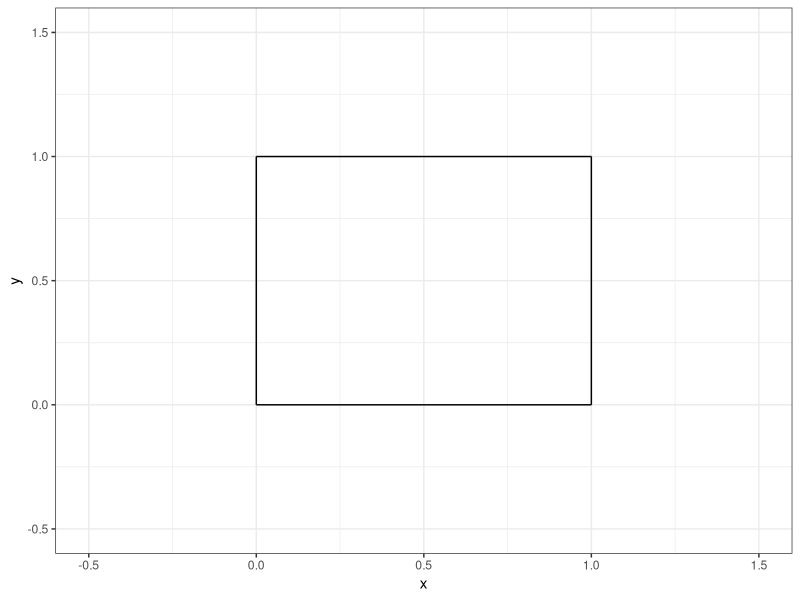
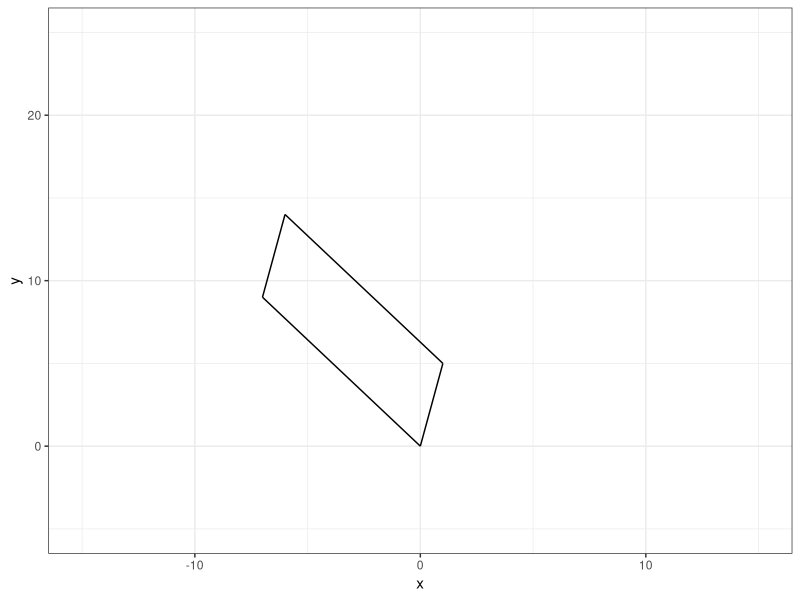
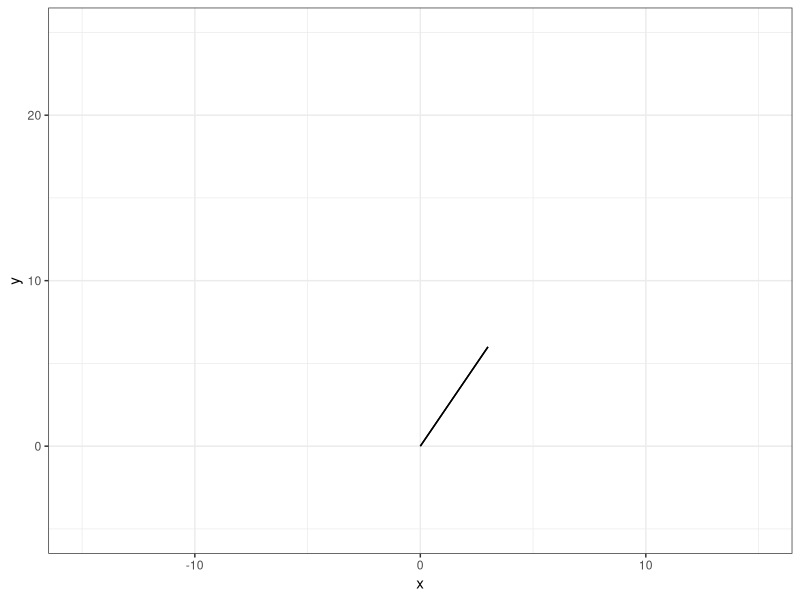
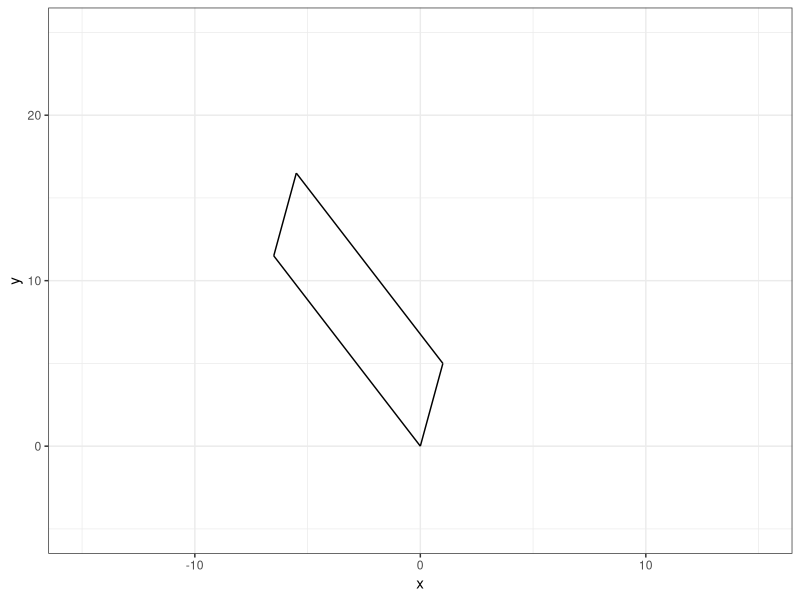
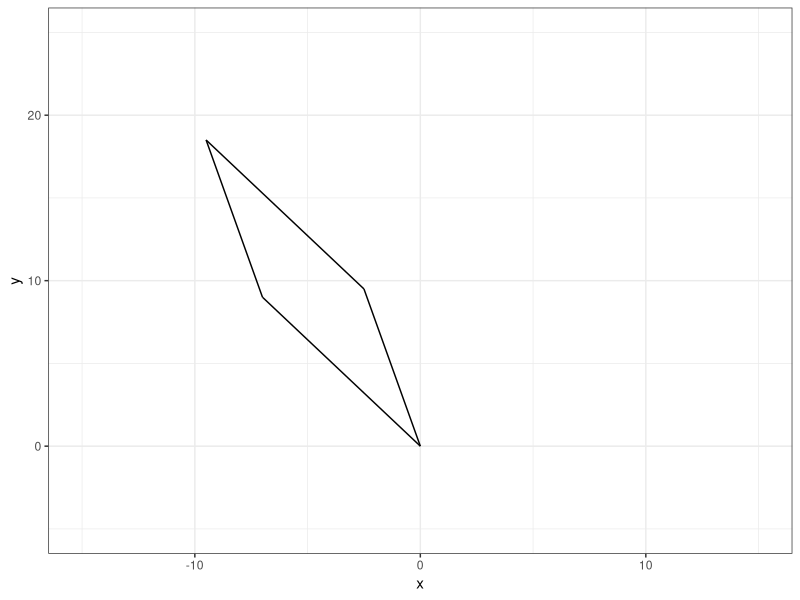
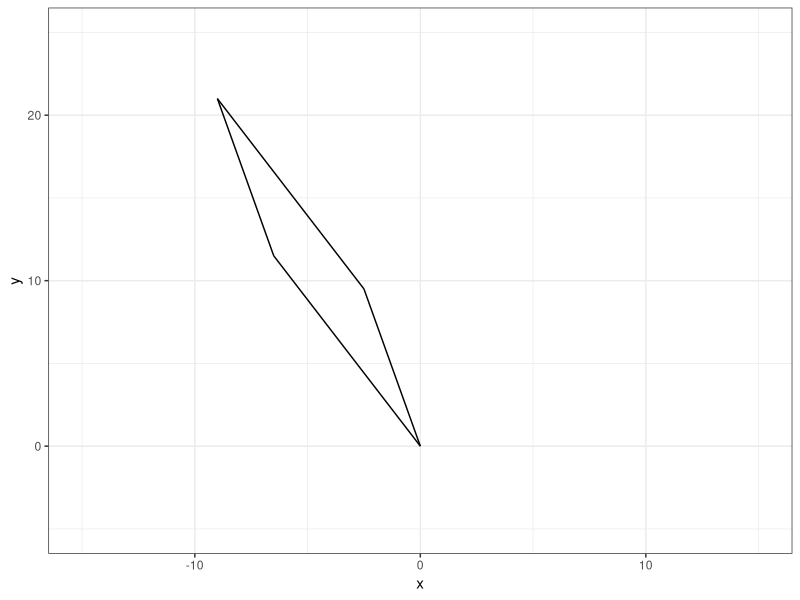
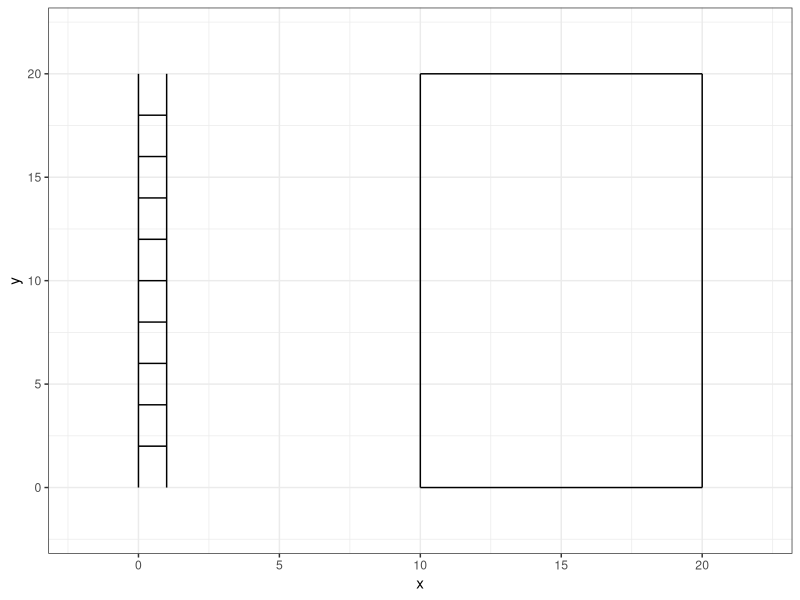

The R source for these figures, in order:
## ---- chunk 1
#| echo: false

default_chunk_hook  <- knitr::knit_hooks$get("chunk")

latex_font_size <- c("Huge", "huge", "LARGE", "Large", 
                     "large", "normalsize", "small", 
                     "footnotesize", "scriptsize", "tiny")

knitr::knit_hooks$set(chunk = function(x, options) {
  x <- default_chunk_hook(x, options)
  if(options$size %in% latex_font_size) {
    paste0("\n \\", options$size, "\n\n", 
      x, 
      "\n\n \\normalsize"
    )
  } else {
    x
  }
})

## ---- chunk 2
#| label: load-packages
#| include: false
library(tidyverse)
## ---- chunk 3
#| label: fig-unitsquare
#| fig-cap: "The unit square."
#| fig-width: 3
#| fig-height: 3
#| scale: "80%"
#| fig-align: "center"
#| size: "scriptsize"
p0 <- c(0, 0)
p1 <- c(1, 0)
p2 <- c(1, 1)
p3 <- c(0, 1)
ggplot() +
  geom_segment(aes(x = p0[1], y = p0[2], xend = p1[1], yend = p1[2])) +
  geom_segment(aes(x = p1[1], y = p1[2], xend = p2[1], yend = p2[2])) +
  geom_segment(aes(x = p2[1], y = p2[2], xend = p3[1], yend = p3[2])) +
  geom_segment(aes(x = p3[1], y = p3[2], xend = p0[1], yend = p0[2])) +
  theme_bw() +
  xlim(-0.5, 1.5) +
  ylim(-0.5, 1.5) +
  labs(x = "x", y = "y")
## ---- chunk 4
(A = matrix(data = c(1, -7, 5, 9), nrow = 2, ncol = 2, byrow = TRUE))
## ---- chunk 5
M = matrix(data = c(1, 0, 0, 1), nrow = 2, ncol = 2, byrow = TRUE)
(T = A %*% M)
## ---- chunk 6
basis.vector.1 = T[,1]
basis.vector.2 = T[,2]
## ---- chunk 7
p0 <- c(0, 0)
p1 <- basis.vector.1
p2 <- basis.vector.1 + basis.vector.2
p3 <- basis.vector.2
## ---- chunk 8
#| label: fig-unitsquare1
#| fig-cap: "The unit square."
#| fig-width: 3
#| fig-height: 3
#| scale: "80%"
#| fig-align: "center"
#| size: "scriptsize"

ggplot() +
  geom_segment(aes(x = p0[1], y = p0[2], xend = p1[1], yend = p1[2])) +
  geom_segment(aes(x = p1[1], y = p1[2], xend = p2[1], yend = p2[2])) +
  geom_segment(aes(x = p2[1], y = p2[2], xend = p3[1], yend = p3[2])) +
  geom_segment(aes(x = p3[1], y = p3[2], xend = p0[1], yend = p0[2])) +
  theme_bw() +
  xlim(-15, 15) +
  ylim(-5, 25) +
  labs(x = "x", y = "y")
## ---- chunk 9
det(A)
## ---- chunk 10
(A = matrix(data = c(1, 2, 2, 4), nrow = 2, ncol = 2, byrow = TRUE))
## ---- chunk 11
(T = A %*% M)
## ---- chunk 12
basis.vector.1 = T[,1]
basis.vector.2 = T[,2]
## ---- chunk 13
p0 <- c(0, 0)
p1 <- basis.vector.1
p2 <- basis.vector.1 + basis.vector.2
p3 <- basis.vector.2
## ---- chunk 14
#| label: fig-unitsquare2
#| fig-cap: "The unit square."
#| fig-width: 3
#| fig-height: 3
#| scale: "80%"
#| fig-align: "center"
#| size: "scriptsize"

ggplot() +
  geom_segment(aes(x = p0[1], y = p0[2], xend = p1[1], yend = p1[2])) +
  geom_segment(aes(x = p1[1], y = p1[2], xend = p2[1], yend = p2[2])) +
  geom_segment(aes(x = p2[1], y = p2[2], xend = p3[1], yend = p3[2])) +
  geom_segment(aes(x = p3[1], y = p3[2], xend = p0[1], yend = p0[2])) +
  theme_bw() +
  xlim(-15, 15) +
  ylim(-5, 25) +
  labs(x = "x", y = "y")
## ---- chunk 15
det(A)
## ---- chunk 16
#| label: fig-unitsquare3.1
#| fig-cap: "The unit square."
#| fig-width: 3
#| fig-height: 3
#| scale: "80%"
#| fig-align: "center"
#| size: "scriptsize"

A = matrix(data = c(1, -7, 5, 9), nrow = 2, ncol = 2, byrow = TRUE)
M = matrix(data = c(1, 0.5, 0, 1), nrow = 2, ncol = 2, byrow = TRUE)
T = A %*% M
basis.vector.1 = T[,1]
basis.vector.2 = T[,2]
p0 <- c(0, 0)
p1 <- basis.vector.1
p2 <- basis.vector.1 + basis.vector.2
p3 <- basis.vector.2

ggplot() +
  geom_segment(aes(x = p0[1], y = p0[2], xend = p1[1], yend = p1[2])) +
  geom_segment(aes(x = p1[1], y = p1[2], xend = p2[1], yend = p2[2])) +
  geom_segment(aes(x = p2[1], y = p2[2], xend = p3[1], yend = p3[2])) +
  geom_segment(aes(x = p3[1], y = p3[2], xend = p0[1], yend = p0[2])) +
  theme_bw() +
  xlim(-15, 15) +
  ylim(-5, 25) +
  labs(x = "x", y = "y")
det(T)
## ---- chunk 17
#| label: fig-unitsquare3.2
#| fig-cap: "The unit square."
#| fig-width: 3
#| fig-height: 3
#| scale: "80%"
#| fig-align: "center"
#| size: "scriptsize"

A = matrix(data = c(1, -7, 5, 9), nrow = 2, ncol = 2, byrow = TRUE)
M = matrix(data = c(1, 0, 0.5, 1), nrow = 2, ncol = 2, byrow = TRUE)
T = A %*% M
basis.vector.1 = T[,1]
basis.vector.2 = T[,2]
p0 <- c(0, 0)
p1 <- basis.vector.1
p2 <- basis.vector.1 + basis.vector.2
p3 <- basis.vector.2

ggplot() +
  geom_segment(aes(x = p0[1], y = p0[2], xend = p1[1], yend = p1[2])) +
  geom_segment(aes(x = p1[1], y = p1[2], xend = p2[1], yend = p2[2])) +
  geom_segment(aes(x = p2[1], y = p2[2], xend = p3[1], yend = p3[2])) +
  geom_segment(aes(x = p3[1], y = p3[2], xend = p0[1], yend = p0[2])) +
  theme_bw() +
  xlim(-15, 15) +
  ylim(-5, 25) +
  labs(x = "x", y = "y")
det(T)
## ---- chunk 18
#| label: fig-unitsquare3.3
#| fig-cap: "The unit square."
#| fig-width: 3
#| fig-height: 3
#| scale: "80%"
#| fig-align: "center"
#| size: "scriptsize"

A = matrix(data = c(1, -7, 5, 9), nrow = 2, ncol = 2, byrow = TRUE)
M = matrix(data = c(1, 0.5, 0.5, 1), nrow = 2, ncol = 2, byrow = TRUE)
T = A %*% M
basis.vector.1 = T[,1]
basis.vector.2 = T[,2]
p0 <- c(0, 0)
p1 <- basis.vector.1
p2 <- basis.vector.1 + basis.vector.2
p3 <- basis.vector.2

ggplot() +
  geom_segment(aes(x = p0[1], y = p0[2], xend = p1[1], yend = p1[2])) +
  geom_segment(aes(x = p1[1], y = p1[2], xend = p2[1], yend = p2[2])) +
  geom_segment(aes(x = p2[1], y = p2[2], xend = p3[1], yend = p3[2])) +
  geom_segment(aes(x = p3[1], y = p3[2], xend = p0[1], yend = p0[2])) +
  theme_bw() +
  xlim(-15, 15) +
  ylim(-5, 25) +
  labs(x = "x", y = "y")
det(T)
## ---- chunk 19
ladder = data.frame(x = c(0,0,1,1,0,1,0,1,0,1,0,1,0,1,0,1,0,1,0,1,0,1),
                    y = c(0,20,0,20,2,2,4,4,6,6,8,8,10,10,12,12,14,14,16,16,18,18),
                    group = rep(x=1:11, each = 2))
## ---- chunk 20
#| label: fig-ladder
#| fig-cap: "A ladder."
#| fig-width: 3
#| fig-height: 3
#| scale: "80%"
#| fig-align: "center"
#| size: "scriptsize"
ggplot() +
  geom_path(data = ladder, 
              aes(x = x, y = y, group = group)) +
                  geom_segment(aes(x = 10, xend = 10,
                   y=0, yend = 20))+
  geom_segment(aes(x = 10, xend = 20,
                   y=20, yend = 20))+
  geom_segment(aes(x = 20, xend = 20,
                   y=0, yend = 20))+
  geom_segment(aes(x = 10, xend = 20,
                   y=0, yend = 0)) +
  theme_bw() +
  xlim(-2,22) +
  ylim(-2,22)
## ---- chunk 21
A = as.matrix(ladder[,c(1,2)])
M = matrix(data = c(1, 0, 0.5, 1), nrow = 2, ncol = 2, byrow = TRUE)
T = A %*% M
